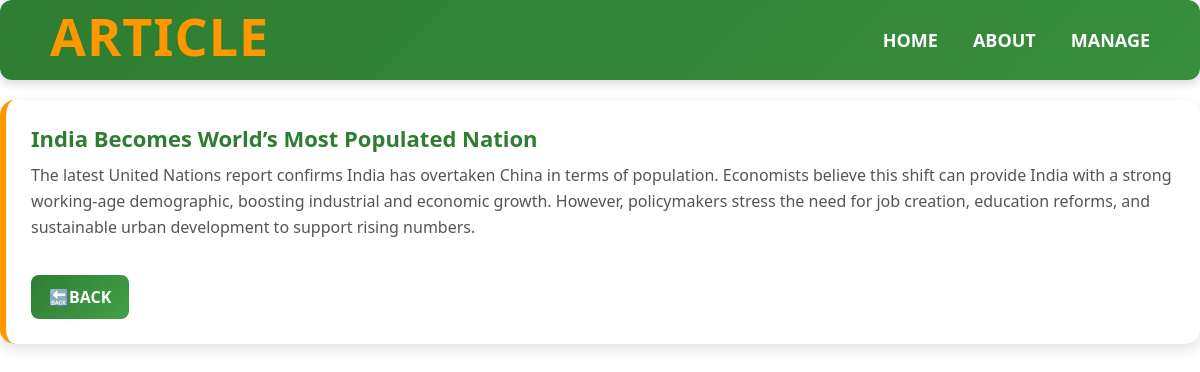
/read/6, run on the app's committed database.
### app1/models.py (models this page shows)
class Article(models.Model):
    title=models.CharField(max_length=200)
    desc=models.TextField()

### app1/views.py (the view)
# urls.py: path('read/<int:pk>',views.read,name='read'),
def read(request,pk):
    data=Article.objects.get(id=pk)
    context={'article':data}
    return render(request,'read.html',context)

### app1/templates/read.html
{% extends 'main.html' %}
{% block content %}
<div class="article">
    <h2 class="article-title">{{ article.title }}</h2>
    <p class="article-desc">{{ article.desc }}</p>
    <div class="article-footer">
        <a href="{% url 'home' %}" class="btn-read">🔙BACK</a>
    </div>
</div>
{% endblock content %}

### static/stylee.css (style rules this page uses)
.article { background-color: #fff; margin-top: 20px; padding: 25px; border-radius: 15px; border-left: 6px solid #ff9800; box-shadow: 0 3px 10px rgba(0,0,0,0.1); }
.article-title { font-size: 24px; color: #2e7d32; margin-bottom: 10px; }
.article-desc { font-size: 16px; color: #555; margin-bottom: 15px; }
.article-footer { display: flex; justify-content: space-between; align-items: center; }
.btn-read { background-color: #2e7d32; color: #fff; text-decoration: none; padding: 8px 15px; border-radius: 8px; font-weight: 600; }
.article-title { font-size: 28px; color: #2e7d32; margin-bottom: 15px; }
.article-desc { font-size: 18px; color: #444; margin-bottom: 20px; line-height: 1.7; }
.article-footer { display: flex; justify-content: space-between; align-items: center; margin-top: 15px; }
.btn-read { background-color: #2e7d32; color: #fff; text-decoration: none; padding: 10px 18px; border-radius: 8px; font-weight: 600; transition: background 0.3s ease; }
.article { background: #ffffff; padding: 25px; border-radius: 15px; border-left: 6px solid #ff9800; box-shadow: 0 5px 15px rgba(0,0,0,0.12); display: flex; flex-direction: column; justify-content: space-between; transition: transform 0.3s ease, box-shadow 0.3s ease; position: relative; overflow: hidden; }
.article::before { content: ""; position: absolute; top: -50%; left: -50%; width: 200%; height: 200%; background: radial-gradient(circle, rgba(46,125,50,0.1), transparent 70%); transform: scale(0); transition: transform 0.5s ease; }
.article-title { font-size: 22px; font-weight: 700; color: #2e7d32; margin-bottom: 12px; }
.article-desc { font-size: 16px; color: #555; margin-bottom: 20px; line-height: 1.6; }
.btn-read { background: linear-gradient(135deg, #2e7d32, #43a047); color: #fff; text-decoration: none; padding: 10px 18px; border-radius: 8px; font-weight: 600; transition: all 0.3s ease; }

### data on the page
Article: title "India Becomes World’s Most Populated Nation", desc "The latest United Nations report confirms India has overtaken China in terms of population. Economists believe this shift can provide India with a strong working-age demographic, boosting industrial and economic growth. However, policymakers stress the need for job creation, education reforms, and sustainable urban development to support rising numbers."
